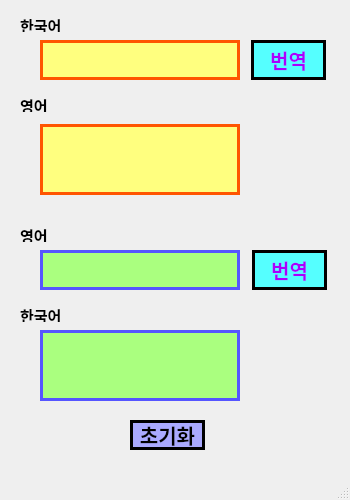
<?xml version="1.0" encoding="UTF-8"?>
<ui version="4.0">
 <class>MainWindow</class>
 <widget class="QMainWindow" name="MainWindow">
  <property name="geometry">
   <rect>
    <x>0</x>
    <y>0</y>
    <width>350</width>
    <height>500</height>
   </rect>
  </property>
  <property name="windowTitle">
   <string>MainWindow</string>
  </property>
  <widget class="QWidget" name="centralwidget">
   <widget class="QPushButton" name="en_btn">
    <property name="enabled">
     <bool>true</bool>
    </property>
    <property name="geometry">
     <rect>
      <x>251</x>
      <y>40</y>
      <width>75</width>
      <height>40</height>
     </rect>
    </property>
    <property name="font">
     <font>
      <family>HY목각파임B</family>
      <pointsize>15</pointsize>
      <weight>75</weight>
      <bold>true</bold>
     </font>
    </property>
    <property name="mouseTracking">
     <bool>false</bool>
    </property>
    <property name="styleSheet">
     <string notr="true">color:rgb(170, 0, 255);background-color:rgb(85, 255, 255);border-color:rgb(0, 0, 0);border-style : solid;border-width : 3px</string>
    </property>
    <property name="text">
     <string>번역</string>
    </property>
    <property name="checkable">
     <bool>false</bool>
    </property>
    <property name="checked">
     <bool>false</bool>
    </property>
    <property name="autoDefault">
     <bool>false</bool>
    </property>
    <property name="default">
     <bool>false</bool>
    </property>
    <property name="flat">
     <bool>false</bool>
    </property>
   </widget>
   <widget class="QLabel" name="label">
    <property name="geometry">
     <rect>
      <x>20</x>
      <y>18</y>
      <width>56</width>
      <height>14</height>
     </rect>
    </property>
    <property name="font">
     <font>
      <family>HY견명조</family>
      <pointsize>11</pointsize>
      <weight>75</weight>
      <bold>true</bold>
     </font>
    </property>
    <property name="text">
     <string>한국어</string>
    </property>
    <property name="alignment">
     <set>Qt::AlignLeading|Qt::AlignLeft|Qt::AlignVCenter</set>
    </property>
   </widget>
   <widget class="QLineEdit" name="ko_text">
    <property name="geometry">
     <rect>
      <x>40</x>
      <y>40</y>
      <width>200</width>
      <height>40</height>
     </rect>
    </property>
    <property name="styleSheet">
     <string notr="true">color:rgb(0, 0, 255);background-color:rgb(255, 255, 127);border-color:rgb(255, 85, 0);border-style : solid;border-width : 3px</string>
    </property>
   </widget>
   <widget class="QTextEdit" name="en_text">
    <property name="geometry">
     <rect>
      <x>40</x>
      <y>124</y>
      <width>200</width>
      <height>71</height>
     </rect>
    </property>
    <property name="styleSheet">
     <string notr="true">color:rgb(255, 0, 127);background-color:rgb(255, 255, 127);border-color:rgb(255, 85, 0);border-style : solid;border-width : 3px</string>
    </property>
   </widget>
   <widget class="QLabel" name="label_2">
    <property name="geometry">
     <rect>
      <x>20</x>
      <y>98</y>
      <width>56</width>
      <height>14</height>
     </rect>
    </property>
    <property name="font">
     <font>
      <family>HY견명조</family>
      <pointsize>11</pointsize>
      <weight>75</weight>
      <bold>true</bold>
     </font>
    </property>
    <property name="text">
     <string>영어</string>
    </property>
    <property name="alignment">
     <set>Qt::AlignLeading|Qt::AlignLeft|Qt::AlignVCenter</set>
    </property>
   </widget>
   <widget class="QLabel" name="label_3">
    <property name="geometry">
     <rect>
      <x>20</x>
      <y>228</y>
      <width>56</width>
      <height>14</height>
     </rect>
    </property>
    <property name="font">
     <font>
      <family>HY견명조</family>
      <pointsize>11</pointsize>
      <weight>75</weight>
      <bold>true</bold>
     </font>
    </property>
    <property name="text">
     <string>영어</string>
    </property>
   </widget>
   <widget class="QLineEdit" name="en_line">
    <property name="geometry">
     <rect>
      <x>40</x>
      <y>250</y>
      <width>200</width>
      <height>40</height>
     </rect>
    </property>
    <property name="styleSheet">
     <string notr="true">color:rgb(255, 0, 127);background-color:rgb(170, 255, 127);border-color:rgb(85, 85, 255);border-style : solid;border-width : 3px</string>
    </property>
   </widget>
   <widget class="QPushButton" name="ko_btn">
    <property name="geometry">
     <rect>
      <x>252</x>
      <y>250</y>
      <width>75</width>
      <height>40</height>
     </rect>
    </property>
    <property name="font">
     <font>
      <family>HY목각파임B</family>
      <pointsize>15</pointsize>
      <weight>75</weight>
      <bold>true</bold>
     </font>
    </property>
    <property name="styleSheet">
     <string notr="true">color:rgb(170, 0, 255);background-color:rgb(85, 255, 255);border-color:rgb(0, 0, 0);border-style : solid;border-width : 3px</string>
    </property>
    <property name="text">
     <string>번역</string>
    </property>
   </widget>
   <widget class="QLabel" name="label_4">
    <property name="geometry">
     <rect>
      <x>20</x>
      <y>308</y>
      <width>56</width>
      <height>14</height>
     </rect>
    </property>
    <property name="font">
     <font>
      <family>HY견명조</family>
      <pointsize>11</pointsize>
      <weight>75</weight>
      <bold>true</bold>
     </font>
    </property>
    <property name="text">
     <string>한국어</string>
    </property>
   </widget>
   <widget class="QTextEdit" name="ko_line">
    <property name="geometry">
     <rect>
      <x>40</x>
      <y>330</y>
      <width>200</width>
      <height>71</height>
     </rect>
    </property>
    <property name="styleSheet">
     <string notr="true">color:rgb(0, 0, 255);background-color:rgb(170, 255, 127);border-color:rgb(85, 85, 255);border-style : solid;border-width : 3px</string>
    </property>
   </widget>
   <widget class="QPushButton" name="reset_btn">
    <property name="geometry">
     <rect>
      <x>130</x>
      <y>420</y>
      <width>75</width>
      <height>30</height>
     </rect>
    </property>
    <property name="font">
     <font>
      <family>HY중고딕</family>
      <pointsize>15</pointsize>
      <weight>75</weight>
      <bold>true</bold>
     </font>
    </property>
    <property name="styleSheet">
     <string notr="true">color:rgb(0, 0, 0);background-color:rgb(170, 170, 255);border-color:rgb(0, 0, 0);border-style : solid;border-width : 3px</string>
    </property>
    <property name="text">
     <string>초기화</string>
    </property>
   </widget>
  </widget>
  <widget class="QMenuBar" name="menubar">
   <property name="geometry">
    <rect>
     <x>0</x>
     <y>0</y>
     <width>350</width>
     <height>21</height>
    </rect>
   </property>
  </widget>
  <widget class="QStatusBar" name="statusbar"/>
 </widget>
 <resources/>
 <connections/>
</ui>
